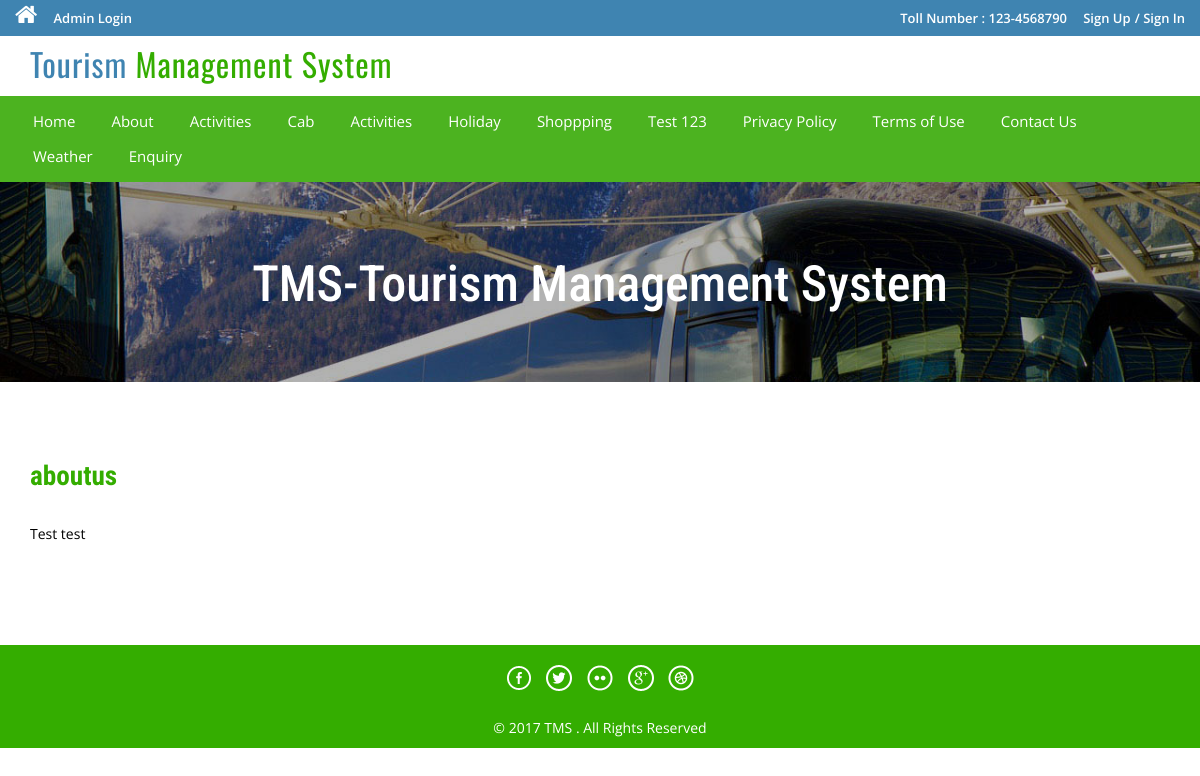
Screenshot of /page.php?type=aboutus with the database file from the repository.
### tables this page shows
CREATE TABLE `tblpackagecategory` (
  `id` int(11) NOT NULL,
  `name` varchar(50) DEFAULT NULL,
  `inactive` int(11) DEFAULT 0,
  `creationdate` timestamp NULL DEFAULT current_timestamp(),
  `updationdate` timestamp NULL DEFAULT NULL ON UPDATE current_timestamp()
);

CREATE TABLE `tblpages` (
  `id` int(11) NOT NULL,
  `type` varchar(255) DEFAULT '',
  `detail` longtext DEFAULT NULL
);

### page.php (the view, shortened to what this page needs)
<?php
include('includes/config.php');
?>
<!DOCTYPE HTML>
<html>
<head>
<link href="css/bootstrap.css" rel='stylesheet' type='text/css' />
<link href="css/style.css" rel='stylesheet' type='text/css' />
<link href="css/font-awesome.css" rel="stylesheet">
<link href="css/animate.css" rel="stylesheet" type="text/css" media="all">
</head>
<body>
<div class="top-header">
<?php include('includes/header.php');?>
<div class="banner-1 ">
	<div class="container">
		<h1 class="wow zoomIn animated animated" data-wow-delay=".5s" style="visibility: visible; animation-delay: 0.5s; animation-name: zoomIn;">TMS-Tourism Management System</h1>
	</div>
</div>
<div class="privacy">
	<div class="container">
										<?php
$pagetype=$_GET['type'];
$sql = "SELECT type,detail from tblpages where type=:pagetype";
$query = $dbh -> prepare($sql);
$query->bindParam(':pagetype',$pagetype,PDO::PARAM_STR);
$query->execute();
$results=$query->fetchAll(PDO::FETCH_OBJ);
if($query->rowCount() > 0)
{
foreach($results as $result)
{
?>
		<h3 class="wow fadeInDown animated animated" data-wow-delay=".5s" style="visibility: visible; animation-delay: 0.5s; animation-name: fadeInDown;"><?php 	echo $_GET['type'] ?></h3>
	<p>
	<?php 	echo $result->detail; ?>
	</p>
<?php } }?>
	</div>
</div>
<?php include('includes/footer.php');?>
</body>
</html>

### includes/header.php (shortened to what this page needs)
<?php if($_SESSION['login'])
{?>
<div class="top-header">
	<div class="container-fluid">
		<ul class="tp-hd-lft wow fadeInLeft animated" data-wow-delay=".5s">
			<li class="hm"><a href="index.html"><i class="fa fa-home"></i></a></li>
			<li class="prnt"><a href="profile.php">My Profile</a></li>
				<li class="prnt"><a href="change-password.php">Change Password</a></li>
			<li class="prnt"><a href="tour-history.php">My Tour History</a></li>
			<li class="prnt"><a href="issuetickets.php">Issue Tickets</a></li>
		</ul>
		<ul class="tp-hd-rgt wow fadeInRight animated" data-wow-delay=".5s">
			<li class="tol">Welcome :</li>
			<li class="sig"><?php echo htmlentities($_SESSION['login']);?></li>
			<li class="sigi"><a href="logout.php" >/ Logout</a></li>
        </ul>
		<div class="clearfix"></div>
	</div>
</div><?php } else {?>
<div class="top-header">
	<div class="container-fluid">
		<ul class="tp-hd-lft wow fadeInLeft animated" data-wow-delay=".5s">
			<li class="hm"><a href="index.php"><i class="fa fa-home"></i></a></li>
				<li class="hm"><a href="admin/index.php">Admin Login</a></li>
		</ul>
		<ul class="tp-hd-rgt wow fadeInRight animated" data-wow-delay=".5s">
			<li class="tol">Toll Number : 123-4568790</li>
			<li class="sig"><a href="#" data-toggle="modal" data-target="#myModal" >Sign Up</a></li>
			<li class="sigi"><a href="#" data-toggle="modal" data-target="#myModal4" >/ Sign In</a></li>
        </ul>
		<div class="clearfix"></div>
	</div>
</div>
<?php }?>
<div class="header">
	<div class="container">
		<div class="logo wow fadeInDown animated" data-wow-delay=".5s">
			<a href="index.php">Tourism <span>Management System</span></a>
		</div>
		<div class="lock fadeInDown animated" data-wow-delay=".5s">
		</div>
		<div class="clearfix"></div>
	</div>
</div>
<div class="footer-btm wow fadeInLeft animated" data-wow-delay=".5s">
	<div class="container-fluid">
	<div class="navigation">
			<nav class="navbar navbar-default">
				<div class="collapse navbar-collapse nav-wil" id="bs-example-navbar-collapse-1">
					<nav class="cl-effect-1">
						<ul class="nav navbar-nav">
							<li><a href="index.php">Home</a></li>
							<li><a href="page.php?type=aboutus">About</a></li>
							<?php
						$sql = "SELECT * from tblpackagecategory";
						$query = $dbh -> prepare($sql);
						$query->execute();
						$results=$query->fetchAll(PDO::FETCH_OBJ);
						if ($query->rowCount() > 0) {
							foreach ($results as $result) {
			echo "<li><a href='package-list.php?type=$result->id'>$result->name</a></li>";
						?>
				<?php }} ?>
								<li><a href="page.php?type=privacy">Privacy Policy</a></li>
								<li><a href="page.php?type=terms">Terms of Use</a></li>
								<li><a href="page.php?type=contact">Contact Us</a></li>
								<li><a href="weather.php">Weather</a></li>
								<?php if($_SESSION['login'])
{?>
								<li>Need Help?<a href="#" data-toggle="modal" data-target="#myModal3"> / Write Us </a>  </li>
								<?php } else { ?>
								<li><a href="enquiry.php"> Enquiry </a>  </li>
								<?php } ?>
								<div class="clearfix"></div>
						</ul>
					</nav>
				</div>
			</nav>
		</div>
	</div>
</div>

### css/style.css (style rules this page uses)
html, body { font-size: 100%; background: #fff; font-family: 'Open Sans', sans-serif; }
body a,.grid_1,plan_1,plan_1.one,plan_1.two,i.icon1, i.icon2, i.icon3, i.icon4, i.icon5, i.icon6 { transition:0.5s all; -webkit-transition:0.5s all; -moz-transition:0.5s all; -o-transition:0.5s all; -ms-transition:0.5s all; }
h1,h2,h3,h4,h5,h6 { margin:0; font-family: 'Roboto Condensed', sans-serif; }
p { margin:0; }
ul { margin:0; padding:0; }
.logo a { color: #3F84B1; letter-spacing: 1px; font-size: 2em; font-weight: 400; display: block; text-decoration: none; font-family: 'Oswald', sans-serif; }
.logo span { color:#34ad00; }
i.fa.fa-home { font-size: 24px; }
.top-header { background-color: #3F84B1; border-bottom: 0 none; height: 36px; line-height: 35px; }
ul.tp-hd-lft { float: left; }
ul.tp-hd-lft li { display: inline-block; }
li.hm,li.prnt { margin-right: 12px; }
ul.tp-hd-lft a { font-size: 13px; font-weight: 600; color:#fff; }
ul.tp-hd-rgt { float:right; }
ul.tp-hd-rgt li { display: inline-block; font-size: 13px; font-weight: 600; color:#fff; }
ul.tp-hd-rgt a { font-size: 13px; font-weight: 600; color:#fff; }
li.ned,li.wrt,li.tol { margin-right: 12px; }
.header { background-color: #fff; margin: 0; padding: 10px 0 8px; }
.logo a { display: block; }
.logo { float: left; margin-right: 60px; }
.lock { float: right; margin-top: 7px; }
.footer-btm li { display: inline-block; margin: 0 10px; font-size: 14px; color: #fff; }
.footer-btm li a { font-size: 15px; color: #fff; display: inline-block; padding: 5px 8px; }
.footer-btm { background:#4CB320; padding: 0.5em 0; text-align:center; }
.banner-1 { background: url(../images/3.jpg)no-repeat; background-size: cover; -webkit-background-size: cover; -o-background-size: cover; -ms-background-size: cover; -moz-background-size: cover; min-height:200px; }
.banner-1 h1 { font-size: 50px; margin-bottom: 40px; padding: 1.5em 0 0; text-align: center; color: #ffffff; }
.privacy h3 { color: #34AD00; font-size: 1.7em; font-weight: 700; margin-bottom: 1em; }
.privacy { padding: 5em 0; }
.privacy p { font-size: 1em; line-height: 1.8em; color: #999; margin: 1em 0; }
.navbar-default { background-color: #4CB320 !important; border-color: #4CB320 !important; }
.navbar { min-height: 0px !important; margin-bottom:0px !important; border-radius:0px !important; border: none !important; }
ul.nav.navbar-nav li a { font-size: 15px ; color: #fff; display: inline-block; padding: 5px 8px; }
.navbar-collapse { padding-right: 0px !important; padding-left: 0px !important; }

### rows the page displays
tblpackagecategory: name "Activities"
tblpackagecategory: name "Cab"
tblpackagecategory: name "Activities"
tblpackagecategory: name "Holiday"
tblpackagecategory: name "Shoppping"
tblpackagecategory: name "Test 123"
tblpages: detail "Test test"
